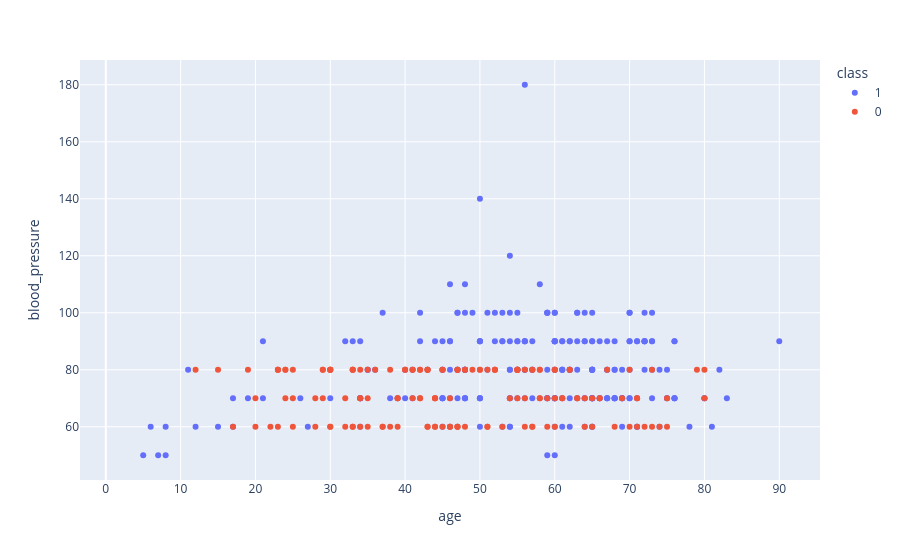

Here is the notebook cell this chart was saved with:
### Code cell
px.scatter(df, x = "age",y = "blood_pressure",color ="class")

### Figure 1 — Plotly figure (JSON) as saved in the notebook; plotly's stock layout.template omitted (floating-point values rounded to 4 significant figures; data arrays with more than 128 entries replaced by an {"elided": "..."} marker saying what was removed)
{"data": [{"hovertemplate": "class=1<br>age=%{x}<br>blood_pressure=%{y}<extra></extra>", "legendgroup": "1", "marker": {"color": "#636efa", "symbol": "circle"}, "mode": "markers", "name": "1", "orientation": "v", "showlegend": true, "type": "scatter", "x": {"elided": "250 float values"}, "xaxis": "x", "y": {"elided": "250 float values"}, "yaxis": "y"}, {"hovertemplate": "class=0<br>age=%{x}<br>blood_pressure=%{y}<extra></extra>", "legendgroup": "0", "marker": {"color": "#EF553B", "symbol": "circle"}, "mode": "markers", "name": "0", "orientation": "v", "showlegend": true, "type": "scatter", "x": {"elided": "150 float values"}, "xaxis": "x", "y": {"elided": "150 float values"}, "yaxis": "y"}], "layout": {"legend": {"title": {"text": "class"}, "tracegroupgap": 0}, "margin": {"t": 60}, "xaxis": {"anchor": "y", "domain": [0, 1], "title": {"text": "age"}}, "yaxis": {"anchor": "x", "domain": [0, 1], "title": {"text": "blood_pressure"}}}}
